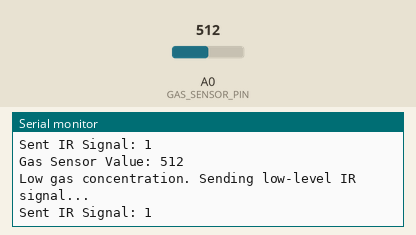
Simulated run of this sketch. Board: Arduino Uno, built with avr-gcc and run on an emulated ATmega328P. Shown: the last lines printed to the serial monitor. Inputs (shaded band) come from the test bench; at power-on: A0 (GAS_SENSOR_PIN) = 512.

Above: at 1.4 s.
1.5 s: A0 (GAS_SENSOR_PIN) set to 693
At 2.3 s:
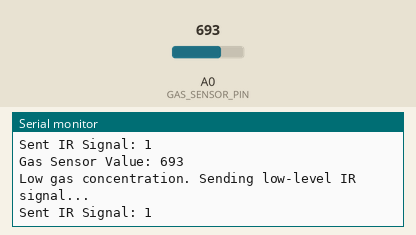
4.7 s: A0 (GAS_SENSOR_PIN) set to 708
At 5.8 s:
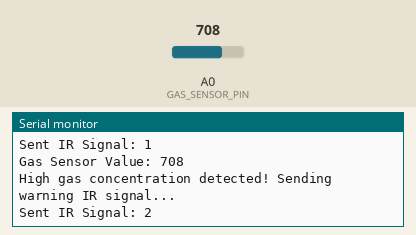
Timing chart, 0 to 7.7 s (numbered marks = the images above; inputs shaded):
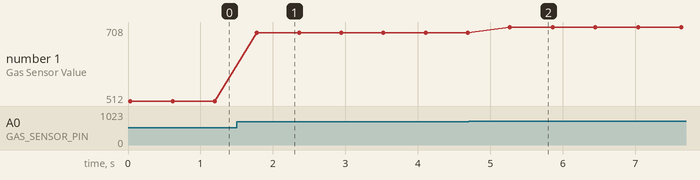

Measured:
- after the input at 1.5 s, the serial monitor: prints a new line after 0.28 s (image 1)
- after the input at 4.7 s, the serial monitor: prints a new line after 0.57 s (image 2)
- plotted number 1: 512 → 693 after the input at 1.5 s, 693 → 708 after the input at 4.7 s

The sketch:

truyen.ino
```cpp
#include <IRremote.hpp>  // Thư viện IRremote

const int GAS_SENSOR_PIN = A0;  // Chân kết nối với cảm biến khí gas (ví dụ MQ-2)
const int IR_SEND_PIN = 3;      // Chân gửi tín hiệu IR
const int GAS_THRESHOLD = 700;  // Ngưỡng nồng độ khí gas để gửi tín hiệu IR


void setup() {
    Serial.begin(9600);          // Khởi tạo giao tiếp Serial
    IrSender.begin(IR_SEND_PIN); // Khởi tạo module IR tại chân IR_SEND_PIN
    Serial.println("Gas Sensor + IR System Started");
}

void loop() {
    int gasValue = analogRead(GAS_SENSOR_PIN);  // Đọc giá trị từ cảm biến khí gas (0 - 1023)

    Serial.print("Gas Sensor Value: ");
    Serial.println(gasValue);  // In giá trị cảm biến ra Serial Monitor

    // Chọn mã tín hiệu IR dựa trên mức độ khí gas
    unsigned long signalCode;
    if (gasValue > GAS_THRESHOLD) {
        signalCode = 2;  // Gửi tín hiệu cảnh báo nồng độ khí gas cao
        Serial.println("High gas concentration detected! Sending warning IR signal...");
    } else {
        signalCode = 1;  // Gửi tín hiệu nồng độ khí gas thấp
        Serial.println("Low gas concentration. Sending low-level IR signal...");
    }

    // Gửi tín hiệu IR
    IrSender.sendRC5(signalCode, 8);  // Gửi mã tín hiệu IR với 8 bit
    Serial.print("Sent IR Signal: ");
    Serial.println(signalCode, HEX);

    delay(500);  // Tạm dừng 500ms trước khi tiếp tục vòng lặp
}
```
